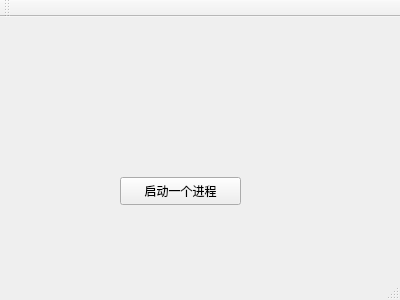
<?xml version="1.0" encoding="UTF-8"?>
<ui version="4.0">
 <class>MainWindow</class>
 <widget class="QMainWindow" name="MainWindow">
  <property name="geometry">
   <rect>
    <x>0</x>
    <y>0</y>
    <width>400</width>
    <height>300</height>
   </rect>
  </property>
  <property name="windowTitle">
   <string>MainWindow</string>
  </property>
  <widget class="QWidget" name="centralWidget">
   <widget class="QPushButton" name="pushButton">
    <property name="geometry">
     <rect>
      <x>120</x>
      <y>160</y>
      <width>121</width>
      <height>28</height>
     </rect>
    </property>
    <property name="text">
     <string>启动一个进程</string>
    </property>
   </widget>
  </widget>
  <widget class="QMenuBar" name="menuBar">
   <property name="geometry">
    <rect>
     <x>0</x>
     <y>0</y>
     <width>400</width>
     <height>26</height>
    </rect>
   </property>
  </widget>
  <widget class="QToolBar" name="mainToolBar">
   <attribute name="toolBarArea">
    <enum>TopToolBarArea</enum>
   </attribute>
   <attribute name="toolBarBreak">
    <bool>false</bool>
   </attribute>
  </widget>
  <widget class="QStatusBar" name="statusBar"/>
 </widget>
 <layoutdefault spacing="6" margin="11"/>
 <resources/>
 <connections/>
</ui>
